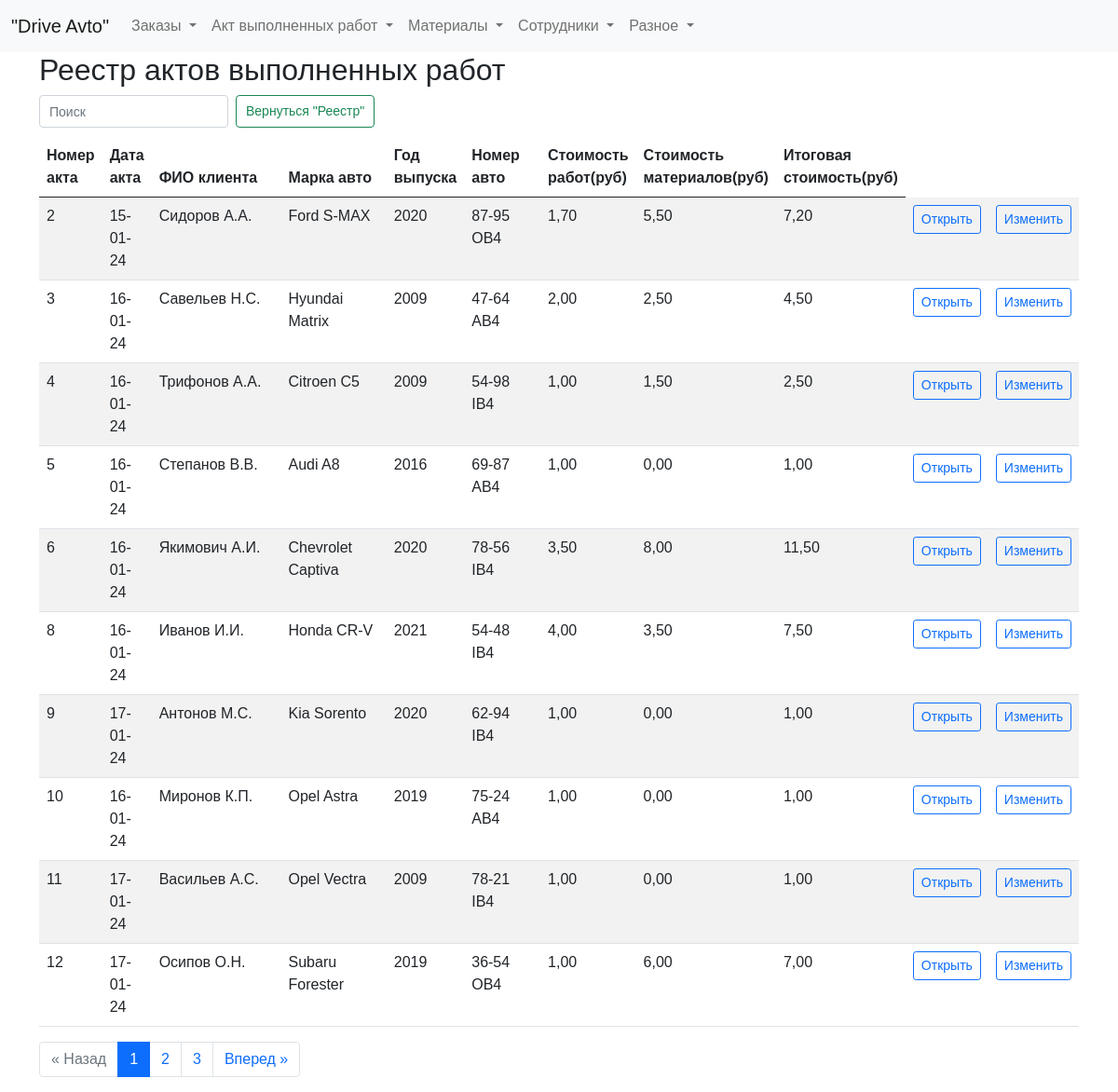
The page /list_act on the database its author committed.
### tables this page shows
CREATE TABLE log (
id integer PRIMARY KEY AUTOINCREMENT,
date_order text NOT NULL,
name_customer text NOT NULL,
brand_car text NOT NULL,
year_car text NOT NULL,
number_car text NOT NULL,
text_order text NOT NULL,
id_act integer
);

### fcompany.py (the view)
@app.route("/list_act")
def showList_act():
    page = request.args.get('page', 1, type=int)
    per_page = 10  # Количество элементов на странице
    list_act_query = dbase.getList_act()  # Получаем все элементы реестра
    total_items = len(list_act_query)  # Получаем общее количество элементов
    total_pages = ceil(total_items / per_page)  # Вычисляем общее количество страниц
    start_index = (page - 1) * per_page
    end_index = start_index + per_page
    list_act = list_act_query[start_index:end_index]  # Получаем элементы текущей страницы
    pagination = {
        'page': page,
        'per_page': per_page,
        'total_pages': total_pages,
        'total_items': total_items
    }
    return render_template("list_act.html", title="Реестр", list_act=list_act, pagination=pagination)

### fcompany.py (called while the page is built)
def connect_db():  # общая функция для установления соединения с БД
    conn = sqlite3.connect(app.config['DATABASE'])
    conn.row_factory = sqlite3.Row  # записи будут представлены не в виде кортежей, а в виде словаря (для исп в шаблонах)
    return conn

def get_db():
    if not hasattr(g, 'link_db'):
        g.link_db = connect_db()
    return g.link_db

@app.before_request
def before_request():
    global dbase
    db = get_db()
    dbase = FDataBase(db)

### templates/list_act.html (shortened to what this page needs)
{% extends 'base.html' %}
{% block content %}
<h2>Реестр актов выполненных работ</h2>
<form class="d-flex" role="search" action="/" method="get">
  <input class="form-control me-2 narrow-search" type="search" id="searchInput" placeholder="Поиск" aria-label="Search">
  <button class="btn btn-outline-success narrow-button" type="button" id="resetButton">Вернуться "Реестр"</button>
</form>
<div class="table-responsive">
<table id="myTable" class="table table-striped max-width: 100%">
  <thead>
    <tr>
      <th scope="col" style="width: 50px;">Номер акта</th>
      <th scope="col" style="width: 50px;">Дата акта</th>
      <th scope="col" style="width: 200px;">ФИО клиента</th>
      <th scope="col" style="width: 150px;">Марка авто</th>
      <th scope="col" style="width: 50px;">Год выпуска</th>
      <th scope="col" style="width: 100px;">Номер авто</th>
      <th scope="col" style="width: 50px;">Стоимость работ(руб)</th>
      <th scope="col" style="width: 50px;">Стоимость материалов(руб)</th>
      <th scope="col" style="width: 100px;">Итоговая стоимость(руб)</th>
    </tr>
  </thead>
  <tbody>
    {% for row in list_act %}
    <tr>
        <td>{{ row.id_act }}</td>
        <td>{{ row.date_act }}</td>
        <td>{{ row.name_customer }}</td>
        <td>{{ row.brand_car }}</td>
        <td>{{ row.year_car }}</td>
        <td>{{ row.number_car }}</td>
        <td>{{ ( '%.2f' % (row.total_work / 100) ) | replace('.', ',') }}</td>
        <td>{{ ( '%.2f' % (row.total_materials / 100) ) | replace('.', ',') }}</td>
        <td>{{ ( '%.2f' % (row.total_price / 100) ) | replace('.', ',') }}</td>
        <td>
            <a href="/final_act/{{ row.id_act }}" class="btn btn-outline-primary btn-sm">Открыть</a>
        </td>
        <td>
            <a href="/edit_final_act/{{ row.id_act }}" class="btn btn-outline-primary btn-sm">Изменить</a>
      </td>
    </tr>
    {% endfor %}
  </tbody>
</table>
</div>
{% if pagination.total_items > pagination.per_page %}
<nav aria-label="Page navigation">
  <ul class="pagination justify-content-center">
    {% if pagination.page > 1 %}
      <li class="page-item"><a class="page-link" href="{{ url_for('showList_act', page=pagination.page-1) }}">&laquo; Назад</a></li>
    {% else %}
      <li class="page-item disabled"><span class="page-link">&laquo; Назад</span></li>
    {% endif %}
    {% for page_num in range(1, pagination.total_pages+1) %}
      {% if page_num == pagination.page %}
        <li class="page-item active"><span class="page-link">{{ page_num }}</span></li>
      {% else %}
        <li class="page-item"><a class="page-link" href="{{ url_for('showList_act', page=page_num) }}">{{ page_num }}</a></li>
      {% endif %}
    {% endfor %}
    {% if pagination.page < pagination.total_pages %}
      <li class="page-item"><a class="page-link" href="{{ url_for('showList_act', page=pagination.page+1) }}">Вперед &raquo;</a></li>
    {% else %}
      <li class="page-item disabled"><span class="page-link">Вперед &raquo;</span></li>
    {% endif %}
  </ul>
</nav>
{% endif %}
{% endblock %}

### static/css/styles.css (style rules this page uses)
input.form-control { width: 100%; }
.narrow-button { max-width: 250px; white-space: nowrap; font-size: 16px; }
.narrow-search { max-width: 400px; }
html, body { font-family: 'Arial'; margin: 0; padding: 0; height: 100%; width: 100%; }
a { color: #0059b2; text-decoration: none; }
.btn { margin-bottom: 10px; }
.narrow-search { height: 35px; font-size: 14px; padding: 5px 10px; }
.narrow-button { height: 35px; font-size: 14px; padding: 5px 10px; line-height: 1.5; }

### rows shown on the page
log: id_act "2", date_act "15-01-24", name_customer "Сидоров А.А.", brand_car "Ford S-MAX", year_car "2020", number_car "87-95 OB4", total_work "1,70", total_materials "5,50", total_price "7,20"
log: id_act "3", date_act "16-01-24", name_customer "Савельев Н.С.", brand_car "Hyundai Matrix", year_car "2009", number_car "47-64 АВ4", total_work "2,00", total_materials "2,50", total_price "4,50"
log: id_act "4", date_act "16-01-24", name_customer "Трифонов А.А.", brand_car "Citroen C5", year_car "2009", number_car "54-98 IB4", total_work "1,00", total_materials "1,50", total_price "2,50"
log: id_act "5", date_act "16-01-24", name_customer "Степанов В.В.", brand_car "Audi A8", year_car "2016", number_car "69-87 АВ4", total_work "1,00", total_materials "0,00", total_price "1,00"
log: id_act "6", date_act "16-01-24", name_customer "Якимович А.И.", brand_car "Chevrolet Captiva", year_car "2020", number_car "78-56 IB4", total_work "3,50", total_materials "8,00", total_price "11,50"
log: id_act "8", date_act "16-01-24", name_customer "Иванов И.И.", brand_car "Honda CR-V", year_car "2021", number_car "54-48 IB4", total_work "4,00", total_materials "3,50", total_price "7,50"
log: id_act "9", date_act "17-01-24", name_customer "Антонов М.С.", brand_car "Kia Sorento", year_car "2020", number_car "62-94 IB4", total_work "1,00", total_materials "0,00", total_price "1,00"
log: id_act "10", date_act "16-01-24", name_customer "Миронов К.П.", brand_car "Opel Astra", year_car "2019", number_car "75-24 АВ4", total_work "1,00", total_materials "0,00", total_price "1,00"
log: id_act "11", date_act "17-01-24", name_customer "Васильев А.С.", brand_car "Opel Vectra", year_car "2009", number_car "78-21 IB4", total_work "1,00", total_materials "0,00", total_price "1,00"
log: id_act "12", date_act "17-01-24", name_customer "Осипов О.Н.", brand_car "Subaru Forester", year_car "2019", number_car "36-54 OB4", total_work "1,00", total_materials "6,00", total_price "7,00"

### other values the page prints
{{ page_num }} "1"
{{ page_num }} "2" "3"
